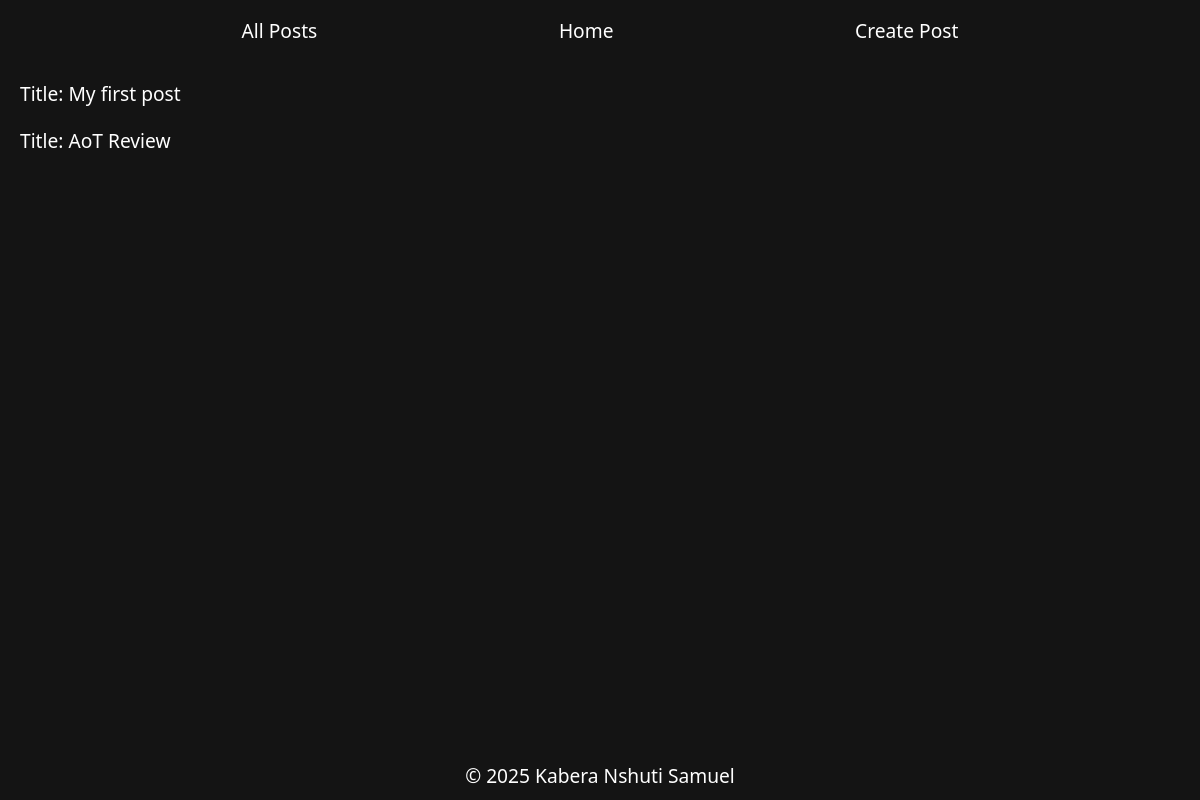
/posts/, run on an earlier commit of the app's database.
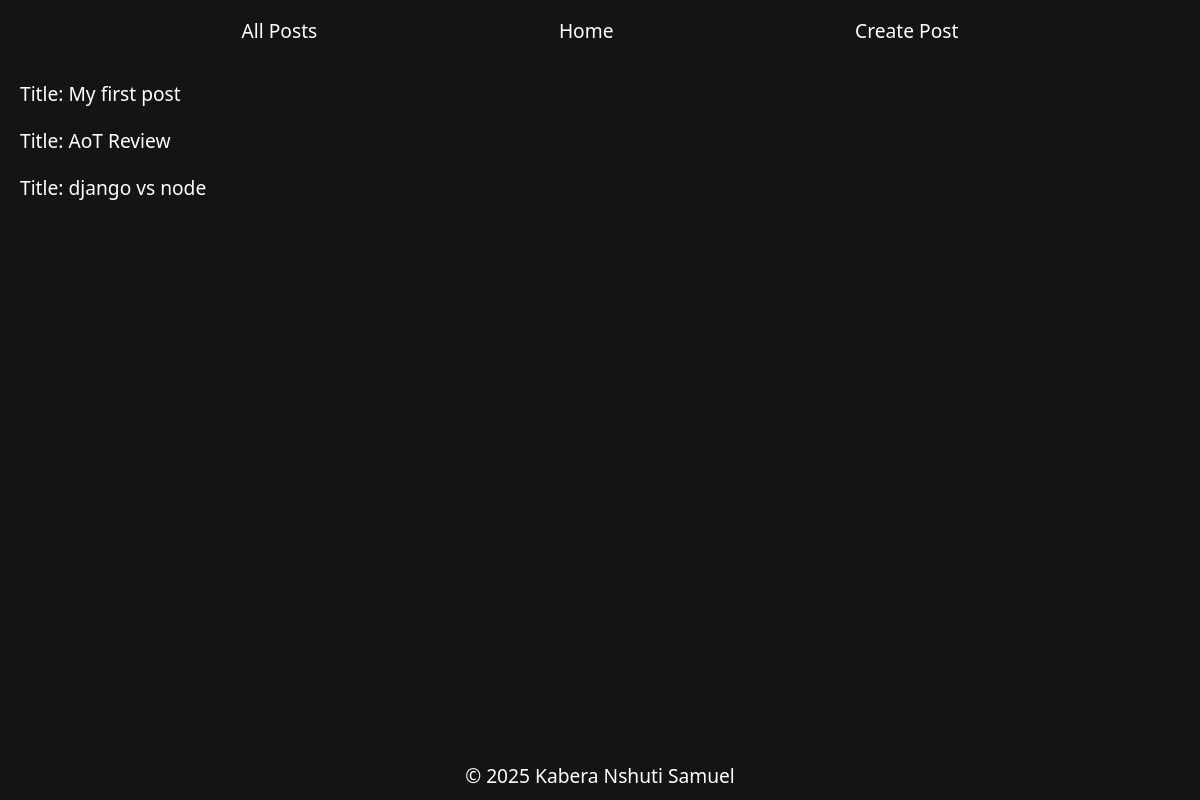
And on a later commit of the database.
### posts/models.py (models this page shows)
class Post(models.Model):
    title = models.CharField(max_length=200)
    content = models.TextField()
    pub_date = models.DateField(auto_now_add=True)

### posts/views.py (the view)
# urls.py: path("posts/", views.posts_list, name="all"),
def posts_list(request):
    all_posts = Post.objects.all()
    return render(request, "posts.html", {"posts": all_posts})

### posts/templates/posts.html (shortened to what this page needs)
{% extends 'base.html' %}
{% block content %}
    {% if posts %}
        <ul>
        {% for post in posts %}
            <li>
                <a href="{% url 'posts:detail' post.id%}"><p>Title: {{post.title}}</p></a>
            </li>
        {% endfor %}
        </ul>
    {% else %}
        <p>No posts are available now</p>
    {% endif %}
{% endblock %}

What changed in the data, as far as the page shows it:
added Post: title "django vs node"
